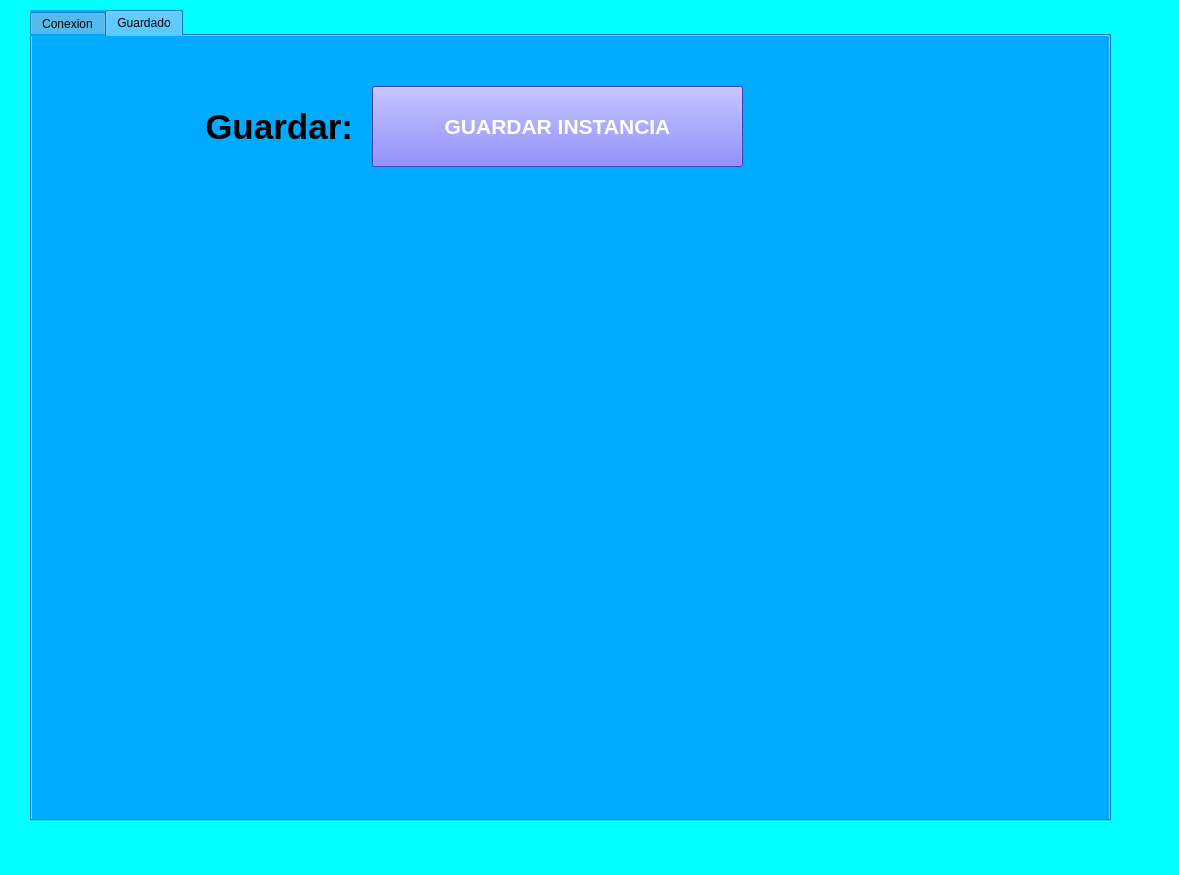
<?xml version="1.0" encoding="UTF-8"?>
<ui version="4.0">
 <class>MainWindow</class>
 <widget class="QMainWindow" name="MainWindow">
  <property name="geometry">
   <rect>
    <x>0</x>
    <y>0</y>
    <width>1179</width>
    <height>875</height>
   </rect>
  </property>
  <property name="windowTitle">
   <string>MainWindow</string>
  </property>
  <property name="styleSheet">
   <string notr="true">background-color: rgb(0, 255, 255);</string>
  </property>
  <widget class="QWidget" name="centralwidget">
   <widget class="QTabWidget" name="tabWidget">
    <property name="geometry">
     <rect>
      <x>30</x>
      <y>10</y>
      <width>1081</width>
      <height>811</height>
     </rect>
    </property>
    <property name="styleSheet">
     <string notr="true">background-color: rgb(0, 170, 255);</string>
    </property>
    <property name="currentIndex">
     <number>1</number>
    </property>
    <widget class="QWidget" name="tab">
     <attribute name="title">
      <string>Conexion</string>
     </attribute>
     <widget class="QLabel" name="label_3">
      <property name="geometry">
       <rect>
        <x>110</x>
        <y>270</y>
        <width>201</width>
        <height>81</height>
       </rect>
      </property>
      <property name="font">
       <font>
        <pointsize>26</pointsize>
        <weight>75</weight>
        <bold>true</bold>
       </font>
      </property>
      <property name="text">
       <string>DATOS:</string>
      </property>
      <property name="alignment">
       <set>Qt::AlignRight|Qt::AlignTrailing|Qt::AlignVCenter</set>
      </property>
     </widget>
     <widget class="QPushButton" name="btn_control">
      <property name="geometry">
       <rect>
        <x>690</x>
        <y>350</y>
        <width>311</width>
        <height>81</height>
       </rect>
      </property>
      <property name="font">
       <font>
        <pointsize>16</pointsize>
        <weight>75</weight>
        <bold>true</bold>
       </font>
      </property>
      <property name="styleSheet">
       <string notr="true">background-color: rgb(85, 85, 255);
color: rgb(255, 255, 255);</string>
      </property>
      <property name="text">
       <string>PRENDER</string>
      </property>
     </widget>
     <widget class="QLabel" name="label_2">
      <property name="geometry">
       <rect>
        <x>100</x>
        <y>150</y>
        <width>221</width>
        <height>81</height>
       </rect>
      </property>
      <property name="font">
       <font>
        <pointsize>26</pointsize>
        <weight>75</weight>
        <bold>true</bold>
       </font>
      </property>
      <property name="text">
       <string>Estado:</string>
      </property>
      <property name="alignment">
       <set>Qt::AlignRight|Qt::AlignTrailing|Qt::AlignVCenter</set>
      </property>
     </widget>
     <widget class="QListWidget" name="datosSensor">
      <property name="geometry">
       <rect>
        <x>150</x>
        <y>350</y>
        <width>491</width>
        <height>411</height>
       </rect>
      </property>
      <property name="styleSheet">
       <string notr="true">background-color: rgb(255, 255, 255);</string>
      </property>
     </widget>
     <widget class="QLabel" name="txt_estado">
      <property name="geometry">
       <rect>
        <x>350</x>
        <y>150</y>
        <width>441</width>
        <height>81</height>
       </rect>
      </property>
      <property name="font">
       <font>
        <pointsize>26</pointsize>
        <weight>75</weight>
        <bold>true</bold>
       </font>
      </property>
      <property name="text">
       <string>DESCONECTADO</string>
      </property>
      <property name="alignment">
       <set>Qt::AlignCenter</set>
      </property>
     </widget>
     <widget class="QPushButton" name="btn_conexion">
      <property name="geometry">
       <rect>
        <x>92</x>
        <y>40</y>
        <width>311</width>
        <height>81</height>
       </rect>
      </property>
      <property name="font">
       <font>
        <pointsize>16</pointsize>
        <weight>75</weight>
        <bold>true</bold>
       </font>
      </property>
      <property name="styleSheet">
       <string notr="true">background-color: rgb(85, 170, 0);
color: rgb(255, 255, 255);</string>
      </property>
      <property name="text">
       <string>CONECTAR</string>
      </property>
     </widget>
     <widget class="QLabel" name="label_4">
      <property name="geometry">
       <rect>
        <x>650</x>
        <y>270</y>
        <width>271</width>
        <height>81</height>
       </rect>
      </property>
      <property name="font">
       <font>
        <pointsize>26</pointsize>
        <weight>75</weight>
        <bold>true</bold>
       </font>
      </property>
      <property name="text">
       <string>CONTROL:</string>
      </property>
      <property name="alignment">
       <set>Qt::AlignRight|Qt::AlignTrailing|Qt::AlignVCenter</set>
      </property>
     </widget>
     <widget class="QLineEdit" name="txt_com">
      <property name="geometry">
       <rect>
        <x>610</x>
        <y>60</y>
        <width>151</width>
        <height>51</height>
       </rect>
      </property>
      <property name="font">
       <font>
        <pointsize>16</pointsize>
        <weight>75</weight>
        <bold>true</bold>
       </font>
      </property>
      <property name="toolTip">
       <string>Ingresa el número del COM</string>
      </property>
      <property name="styleSheet">
       <string notr="true">background-color: rgb(255, 255, 255);</string>
      </property>
      <property name="alignment">
       <set>Qt::AlignCenter</set>
      </property>
      <property name="placeholderText">
       <string>Ej. 2</string>
      </property>
     </widget>
     <widget class="QLabel" name="label">
      <property name="geometry">
       <rect>
        <x>440</x>
        <y>40</y>
        <width>151</width>
        <height>81</height>
       </rect>
      </property>
      <property name="font">
       <font>
        <pointsize>26</pointsize>
        <weight>75</weight>
        <bold>true</bold>
       </font>
      </property>
      <property name="text">
       <string>COM:</string>
      </property>
      <property name="alignment">
       <set>Qt::AlignRight|Qt::AlignTrailing|Qt::AlignVCenter</set>
      </property>
     </widget>
    </widget>
    <widget class="QWidget" name="tab_2">
     <attribute name="title">
      <string>Guardado</string>
     </attribute>
     <widget class="QPushButton" name="btn_guardar">
      <property name="geometry">
       <rect>
        <x>340</x>
        <y>50</y>
        <width>371</width>
        <height>81</height>
       </rect>
      </property>
      <property name="font">
       <font>
        <pointsize>16</pointsize>
        <weight>75</weight>
        <bold>true</bold>
       </font>
      </property>
      <property name="styleSheet">
       <string notr="true">background-color: rgb(85, 85, 255);
color: rgb(255, 255, 255);</string>
      </property>
      <property name="text">
       <string>GUARDAR INSTANCIA</string>
      </property>
     </widget>
     <widget class="QLabel" name="label_9">
      <property name="geometry">
       <rect>
        <x>50</x>
        <y>50</y>
        <width>271</width>
        <height>81</height>
       </rect>
      </property>
      <property name="font">
       <font>
        <pointsize>26</pointsize>
        <weight>75</weight>
        <bold>true</bold>
       </font>
      </property>
      <property name="text">
       <string>Guardar:</string>
      </property>
      <property name="alignment">
       <set>Qt::AlignRight|Qt::AlignTrailing|Qt::AlignVCenter</set>
      </property>
     </widget>
    </widget>
   </widget>
  </widget>
  <widget class="QMenuBar" name="menubar">
   <property name="geometry">
    <rect>
     <x>0</x>
     <y>0</y>
     <width>1179</width>
     <height>26</height>
    </rect>
   </property>
  </widget>
  <widget class="QStatusBar" name="statusbar"/>
 </widget>
 <resources/>
 <connections/>
</ui>
